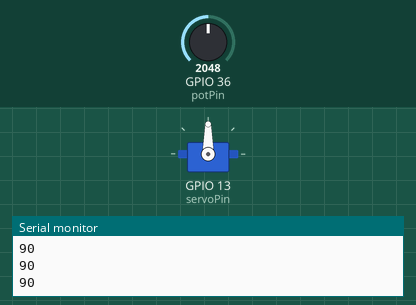
Bench run of a sketch on a simulated ESP32. Shown: servo, the last lines printed to the serial monitor. Inputs (shaded band) come from the test bench; at power-on: GPIO 36 (potPin) = 2048.

Above: at 1.2 s.
1.3 s: GPIO 36 (potPin) set to 2866
At 2.5 s:
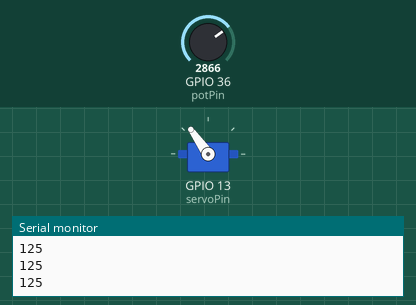
2.8 s: GPIO 36 (potPin) set to 3603
At 3.4 s:
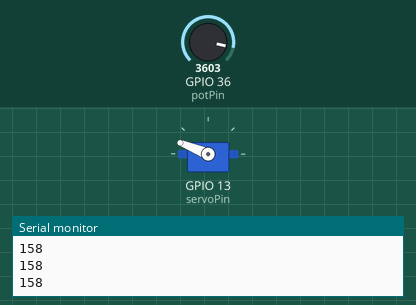
4.3 s: GPIO 36 (potPin) set to 4095
At 5.0 s:
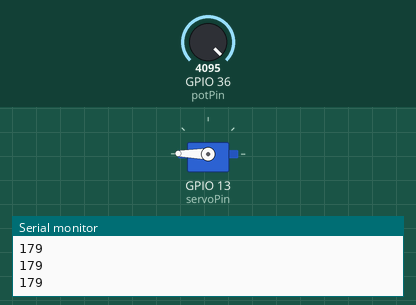
5.8 s: GPIO 36 (potPin) set to 1228
At 7.0 s:
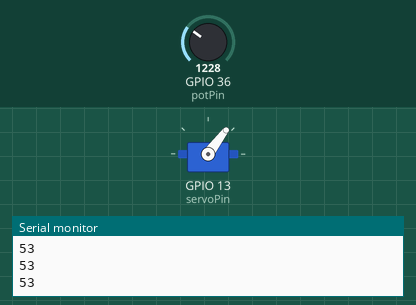
7.3 s: GPIO 36 (potPin) set to 491
At 8.5 s:
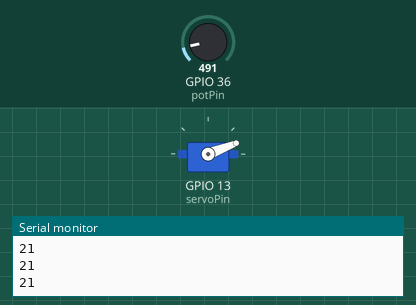
8.8 s: GPIO 36 (potPin) set to 0
At 9.4 s:
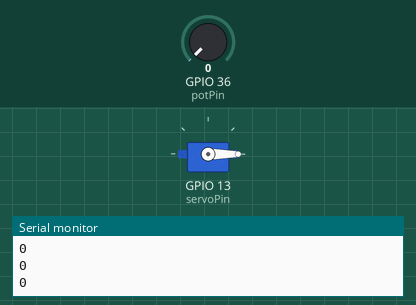
Timing chart, 0 to 11.3 s (numbered marks = the images above; inputs shaded):
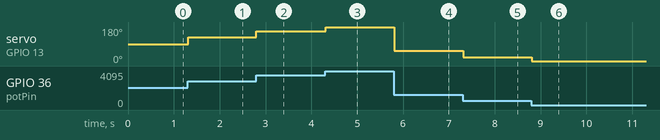

Measured:
- after the input at 1.3 s, servo on GPIO 13 (servoPin): 90° → 125° at once
- after the input at 2.8 s, servo on GPIO 13 (servoPin): 125° → 158° at once
- after the input at 4.3 s, servo on GPIO 13 (servoPin): 158° → 179° at once
- after the input at 5.8 s, servo on GPIO 13 (servoPin): 179° → 53° at once
- after the input at 7.3 s, servo on GPIO 13 (servoPin): 53° → 21° at once
- after the input at 8.8 s, servo on GPIO 13 (servoPin): 21° → 0° at once

The sketch:

08_Servo.ino
```cpp
//#include <UnoWiFiDevEd.h>

#include <ESP32Servo.h>

//#include <Servo.h>

static const int servoPin = 13;
static const int potPin = 36;

Servo myservo;
//int pos = 0;

void setup() {
  Serial.begin(115200);
  myservo.attach(servoPin);  // attaches the servo on pin 13 to the servo object

}

void loop() {
  int servoPosition = map(analogRead(potPin), 0, 4096, 0, 180);
  myservo.write(servoPosition);
  Serial.println(servoPosition);
  delay(20);

}
```
